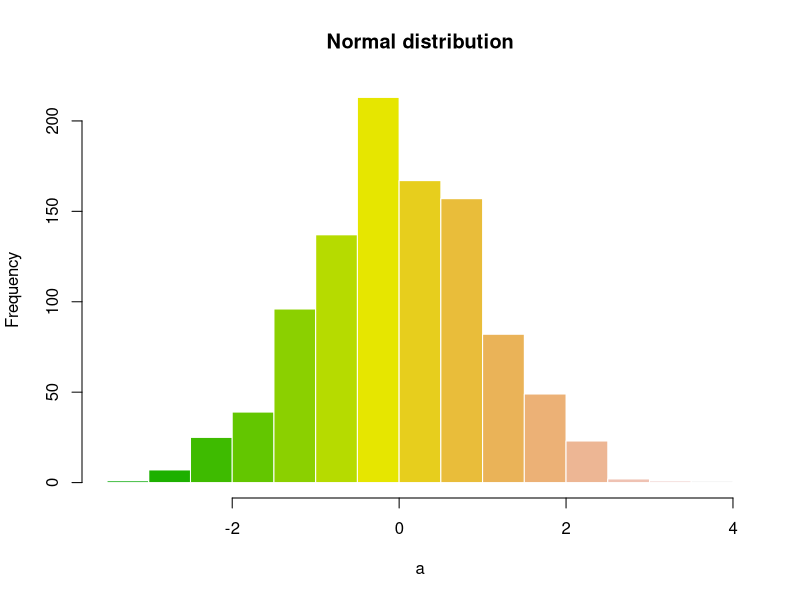

Write the R code that produced this figure.
## ---- chunk 1
## This code defines the 'verbatim' option for chunks
## which will include the chunk with its header and the
## trailing "```".

require(knitr)
hook_source_def = knit_hooks$get('source')
knit_hooks$set(source = function(x, options){
  if (!is.null(options$verbatim) && options$verbatim){
    opts = gsub(",\\s*verbatim\\s*=\\s*TRUE\\s*.*$", "", options$params.src)
    bef = sprintf('\n\n    ```{r %s}\n', opts, "\n")
    stringr::str_c(bef, paste(knitr:::indent_block(x, "    "), collapse = '\n'), "\n    ```\n")
  } else {
     hook_source_def(x, options)
  }
})
## ---- chunk 2
set.seed(1)
a <- rnorm(1000)
hist(a, col = terrain.colors(15), border = "white", main = "Normal distribution")
